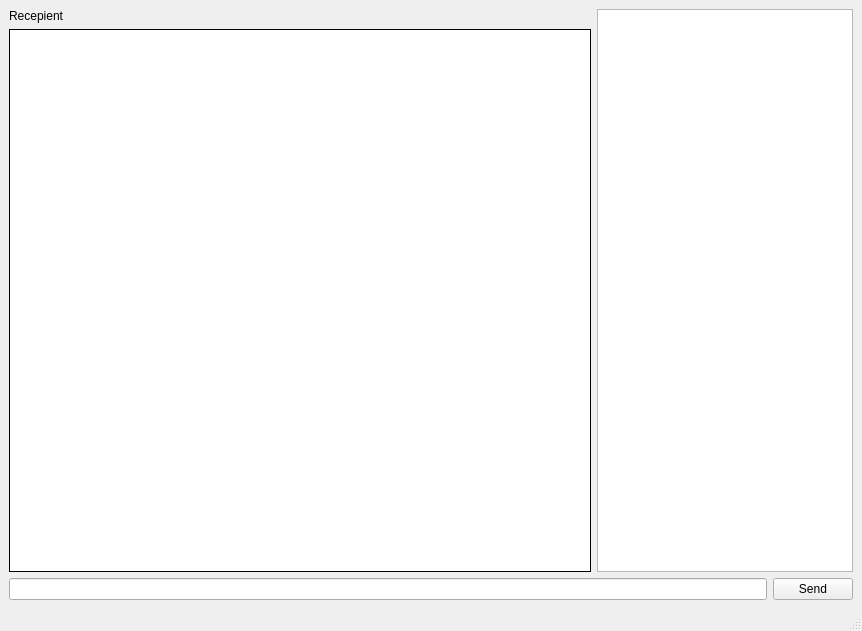
<?xml version="1.0" encoding="UTF-8"?>
<ui version="4.0">
 <class>MainWindow</class>
 <widget class="QMainWindow" name="MainWindow">
  <property name="geometry">
   <rect>
    <x>0</x>
    <y>0</y>
    <width>862</width>
    <height>631</height>
   </rect>
  </property>
  <property name="windowTitle">
   <string>GB Chat client</string>
  </property>
  <widget class="QWidget" name="centralwidget">
   <layout class="QGridLayout" name="gridLayout">
    <item row="0" column="0">
     <layout class="QVBoxLayout" name="verticalLayout">
      <item>
       <widget class="QLabel" name="recepientLabel">
        <property name="sizePolicy">
         <sizepolicy hsizetype="Preferred" vsizetype="Fixed">
          <horstretch>0</horstretch>
          <verstretch>0</verstretch>
         </sizepolicy>
        </property>
        <property name="text">
         <string>Recepient</string>
        </property>
       </widget>
      </item>
      <item>
       <widget class="QLabel" name="chatHistoryLabel">
        <property name="sizePolicy">
         <sizepolicy hsizetype="Expanding" vsizetype="Preferred">
          <horstretch>0</horstretch>
          <verstretch>0</verstretch>
         </sizepolicy>
        </property>
        <property name="styleSheet">
         <string notr="true">background-color: rgb(255, 255, 255);</string>
        </property>
        <property name="frameShape">
         <enum>QFrame::Box</enum>
        </property>
        <property name="text">
         <string>&lt;html&gt;&lt;head/&gt;&lt;body&gt;&lt;p&gt;&lt;br/&gt;&lt;/p&gt;&lt;/body&gt;&lt;/html&gt;</string>
        </property>
       </widget>
      </item>
     </layout>
    </item>
    <item row="0" column="1">
     <widget class="QListWidget" name="contactsListWidget">
      <property name="sizePolicy">
       <sizepolicy hsizetype="Preferred" vsizetype="Expanding">
        <horstretch>0</horstretch>
        <verstretch>0</verstretch>
       </sizepolicy>
      </property>
     </widget>
    </item>
    <item row="1" column="0" colspan="2">
     <layout class="QHBoxLayout" name="horizontalLayout">
      <item>
       <widget class="QLineEdit" name="messageLineEdit"/>
      </item>
      <item>
       <widget class="QPushButton" name="sendButton">
        <property name="text">
         <string>Send</string>
        </property>
       </widget>
      </item>
     </layout>
    </item>
   </layout>
  </widget>
  <widget class="QMenuBar" name="menubar">
   <property name="geometry">
    <rect>
     <x>0</x>
     <y>0</y>
     <width>862</width>
     <height>20</height>
    </rect>
   </property>
  </widget>
  <widget class="QStatusBar" name="statusbar"/>
 </widget>
 <resources/>
 <connections/>
</ui>
